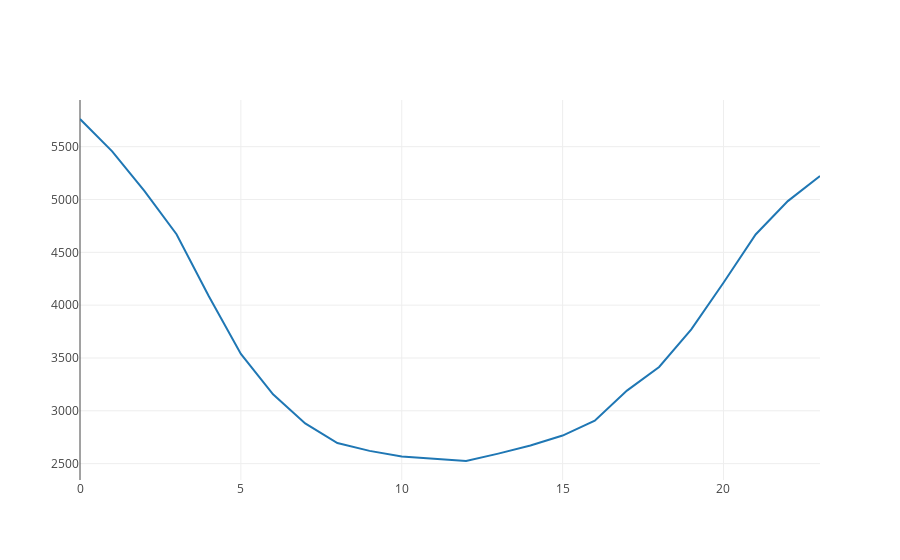

This figure's notebook cell:
### Code cell
s=buf.sum(1)
data=go.Scatter(y=s)
iplot([data])

### Figure 1 — Plotly figure (JSON) as saved in the notebook; plotly's stock layout.template omitted (floating-point values rounded to 4 significant figures)
{"data": [{"type": "scatter", "y": [5762, 5456, 5081, 4671, 4086, 3538, 3156, 2881, 2695, 2621, 2567, 2545, 2525, 2595, 2672, 2766, 2906, 3191, 3415, 3771, 4212, 4669, 4985, 5222]}], "layout": {}}
